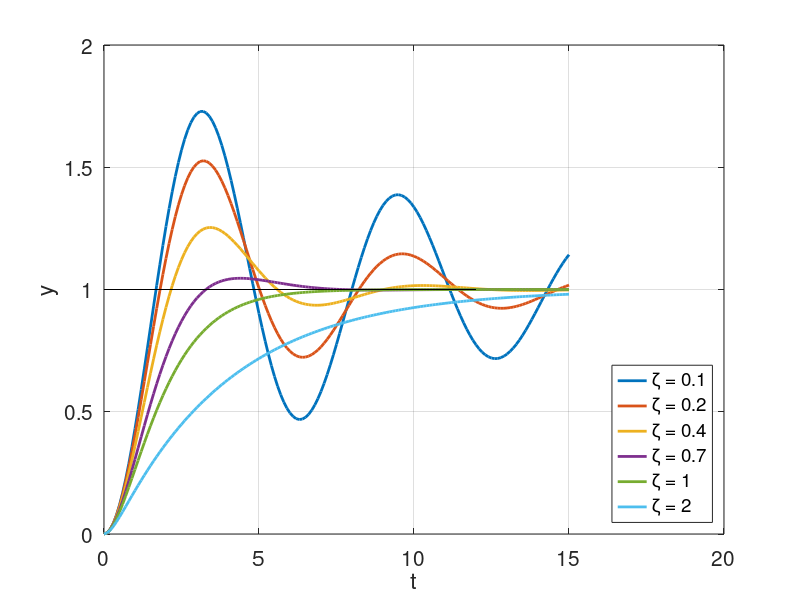

The MATLAB script that drew this image:
%% Sistemas de segunda ordem - Efeito Zeta
%

close all ; clear ; clc

s = tf('s');

zVet = [0.1 0.2 0.4 0.7 1 2];

t = 0:0.1:15;

xMat = zeros(length(t),length(zVet));

for i=1:length(zVet)

	z = zVet(i);

	G = 1/(s^2 + 2*z*s+1);

	[x,tempo] = step(G,t);

	xMat(:,i) = x;

end

figure
set(gcf,'Units','centimeters','Position',[0 0 12 14])
hold on ; grid on ; box on
set(gca,'fontsize',15)
plot(t,xMat,'linewidth',2)
plot([0 12],[1 1],'k')
xlabel('t')
ylabel('y')
legend('\zeta = 0.1','\zeta = 0.2','\zeta = 0.4','\zeta = 0.7','\zeta = 1','\zeta = 2','Location','SouthEast')